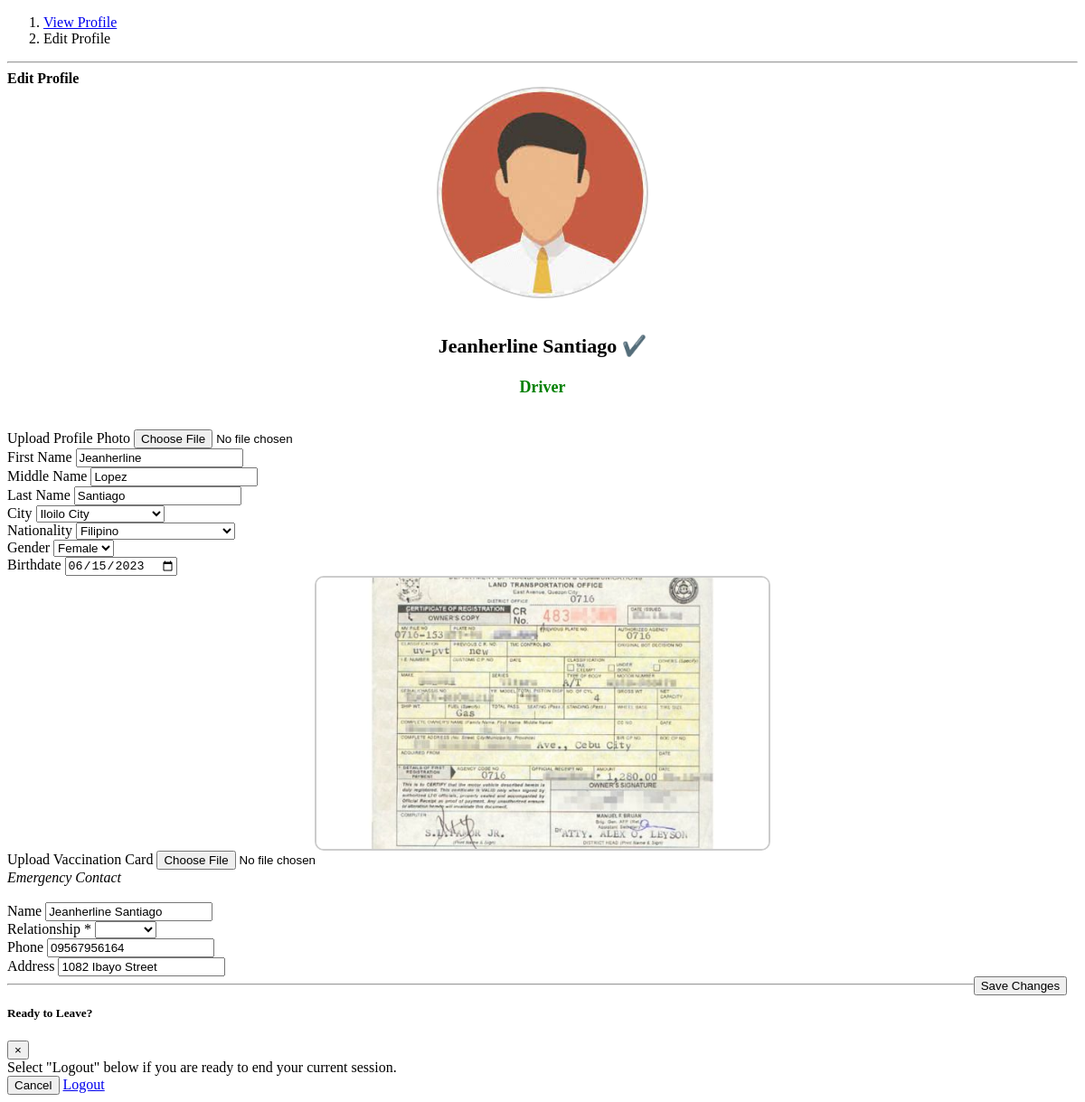
Page /user/editProfile.php (signed in) on the committed database.
### tables this page shows
CREATE TABLE `user_profile` (
  `user_id` int(11) NOT NULL,
  `profile_photo` varchar(255) DEFAULT NULL,
  `first_name` varchar(30) NOT NULL,
  `middle_name` varchar(30) NOT NULL,
  `last_name` varchar(30) NOT NULL,
  `city_id` int(11) NOT NULL,
  `nationality` varchar(30) NOT NULL,
  `gender` varchar(10) NOT NULL,
  `birthdate` date NOT NULL,
  `email` varchar(50) NOT NULL,
  `password` varchar(255) NOT NULL,
  `ticket_balance` varchar(255) NOT NULL,
  `role` varchar(255) NOT NULL,
  `is_vaxxed` tinyint(1) NOT NULL DEFAULT 0,
  `vax_card` varchar(255) DEFAULT NULL,
  `is_agree` tinyint(1) NOT NULL DEFAULT 1,
  `created_at` timestamp NOT NULL DEFAULT current_timestamp(),
  `updated_at` timestamp NOT NULL DEFAULT current_timestamp() ON UPDATE current_timestamp()
);

CREATE TABLE `city` (
  `city_id` int(11) NOT NULL,
  `city_name` varchar(100) NOT NULL,
  `province` varchar(100) DEFAULT NULL,
  `region` varchar(100) DEFAULT NULL,
  `created_at` timestamp NOT NULL DEFAULT current_timestamp(),
  `updated_at` timestamp NOT NULL DEFAULT current_timestamp() ON UPDATE current_timestamp()
);

CREATE TABLE `emergency` (
  `emergency_id` int(11) NOT NULL,
  `user_id` int(11) NOT NULL,
  `name` varchar(50) NOT NULL,
  `relationship` varchar(20) NOT NULL,
  `phone` varchar(15) NOT NULL,
  `address` varchar(100) NOT NULL,
  `created_at` timestamp NOT NULL DEFAULT current_timestamp(),
  `updated_at` timestamp NOT NULL DEFAULT current_timestamp() ON UPDATE current_timestamp()
);

### user/editProfile.php (the view, shortened to what this page needs)
<?php
include('../db.php');
$userid = $_SESSION['user_id'];
$stmt = $db->prepare("SELECT * FROM user_profile WHERE user_id = ?");
$stmt->bind_param("i", $userid);
$stmt->execute();
$result = $stmt->get_result();
if ($result->num_rows == 1) {
    $row = $result->fetch_assoc();
    $first_name = $row['first_name'];
    $last_name = $row['last_name'];
    $profile_photo = $row['profile_photo'];
    $middle_name = $row['middle_name'];
    $city_id = $row['city_id'];
    $nationality = $row['nationality'];
    $gender = $row['gender'];
    $birthdate = $row['birthdate'];
    $role = $row['role'];
    $vax_card = $row['vax_card'];
}
?>
<!DOCTYPE html>
<html lang="en">
<link href="vendor/css/user.css" rel="stylesheet">
<body id="page-top">
    <div id="wrapper">
        <div id="content-wrapper">
            <div class="container-fluid">
                <ol class="breadcrumb">
                    <li class="breadcrumb-item">
                        <a href="viewProfile.php">View Profile</a>
                    </li>
                    <li class="breadcrumb-item active">Edit Profile</li>
                </ol>
                <hr>
                <div class="card">
                    <div class="card-header">
                        <b>Edit Profile</b>
                    </div>
                    <div class="card-body">
                        <div class="profile-photo">
                            <?php if (!empty($profile_photo)) { ?>
                                <img src="../assets/img/profile-photo/<?php echo $profile_photo; ?>" alt="Profile Photo" class="photo-preview">
                            <?php } else { ?>
                                <img src="../assets/img/default-profile-photo.jpg" alt="Default Profile Photo" class="photo-preview">
                            <?php } ?>
                        </div>
                        <br>
                        <p class="role" style="font-size: 22px; font-weight: bold;
                                                text-align: center; color: #000;">
                            <?php echo $first_name . " " . $last_name; ?> ✔️</p>
                        <p class="role" style="font-size: 18px; font-weight: bold;
                                                text-align: center; color: green;">
                            <?php echo $role; ?></p>
                        <br>
                        <form method="POST" autocomplete="on" enctype="multipart/form-data">
                            <div class="form-group">
                                <label for="profile_photo">Upload Profile Photo</label>
                                <input type="file" class="form-control" id="profile_photo" name="profile_photo" accept=".jpg,.jpeg,.png" value="<?php echo isset($_POST['profile_photo']) ? $_POST['profile_photo'] : $profile_photo; ?>">
                                <br>
                            </div>
                            <div class="form-group">
                                <label for="first_name">First Name</label>
                                <input type="text" class="form-control" value="<?php echo isset($_POST['first_name']) ? $_POST['first_name'] : $first_name; ?>" name="first_name"><br>
                            </div>
                            <div class="form-group">
                                <label for="middle_name">Middle Name</label>
                                <input type="text" class="form-control" value="<?php echo isset($_POST['middle_name']) ? $_POST['middle_name'] : $middle_name; ?>" name="middle_name"><br>
                            </div>
                            <div class="form-group">
                                <label for="last_name">Last Name</label>
                                <input type="text" class="form-control" value="<?php echo isset($_POST['last_name']) ? $_POST['last_name'] : $last_name; ?>" name="last_name"><br>
                            </div>
                            <div class="form-group">
                                <label for="city_id">City</label>
                                <select class="form-control" name="city_id">
                                    <?php
                                    $stmt = $db->prepare("SELECT city_id, city_name FROM city");
                                    $stmt->execute();
                                    $result = $stmt->get_result();
                                    while ($row = $result->fetch_assoc()) {
                                        $cityId = $row['city_id'];
                                        $cityName = $row['city_name'];
                                    ?>
                                        <option value="<?php echo $cityId; ?>" <?php if ($cityId == $city_id) echo 'selected'; ?>><?php echo $cityName; ?></option>
                                    <?php
                                    }
                                    ?>
                                </select>
                                <br>
                            </div>
                            <div class="form-group">
                                <label for="nationality">Nationality</label>
                                <select class="form-control" id="nationality" name="nationality">
                                    <?php if (!empty($nationality)) { ?>
                                        <option value="<?php echo isset($_POST['nationality']) ? $_POST['nationality'] : $nationality; ?>" selected><?php echo isset($_POST['nationality']) ? $_POST['nationality'] : $nationality; ?></option>
                                    <?php } else { ?>
                                        <option value="" selected disabled>Select Nationality</option>
                                    <?php } ?>
                                </select>
                                <br>
                            </div>
                            <div class="form-group">
                                <label for="gender">Gender</label>
                                <select class="form-control" name="gender" id="gender">
                                    <option value="Female" <?php if ($gender == "Female") echo 'selected'; ?>>Female</option>
                                </select>
                                <br>
                            </div>
                            <div class="form-group">
                                <label for="birthdate">Birthdate</label>
                                <input type="date" class="form-control" value="<?php echo isset($_POST['birthdate']) ? $_POST['birthdate'] : $birthdate; ?>" name="birthdate"><br>
                            </div>
                            <div class="vax-card">
                                <?php if (!empty($vax_card)) { ?>
                                    <img src="../assets/img/vax-card/<?php echo $vax_card; ?>" alt="Vaccination Card" class="card-preview">
                                <?php } else { ?>
                                    <img src="../assets/img/default-vax-card.jpg" alt="Default Vaccination Card" class="card-preview">
                                <?php } ?>
                            </div>
                            <div class="form-group">
                                <label for="vax_card">Upload Vaccination Card</label>
                                <input type="file" class="form-control" id="vax_card" name="vax_card" accept=".jpg,.jpeg,.png" value="<?php echo isset($_POST['vax_card']) ? $_POST['vax_card'] : (isset($vax_card) ? $vax_card : ''); ?>">
                                <br>
                            </div>
                            <?php
                            $stmt = $db->prepare("SELECT * FROM emergency WHERE user_id = ?");
                            $stmt->bind_param("s", $userid);
                            $stmt->execute();
                            $result = $stmt->get_result();
                            if ($result->num_rows == 1) {
                                $row = $result->fetch_assoc();
                                $name = isset($row['name']) ? $row['name'] : "";
                                $relationship = isset($row['relationship']) ? $row['relationship'] : "";
                                $phone = isset($row['phone']) ? $row['phone'] : "";
                                $address = isset($row['address']) ? $row['address'] : "";
                            ?>
                                <em>Emergency Contact</em><br><br>
                                <div class="form-group">
                                    <label for="name">Name</label>
                                    <input type="text" class="form-control disabled-input" value="<?php echo isset($_POST['name']) ? $_POST['name'] : $name; ?>" name="name"><br>
                                </div>
                                <div class="form-group">
                                    <label for="relationship">Relationship<span class="text-danger"> *</span></label>
                                    <select class="form-control" name="relationship" id="relationship">
                                        <option value="<?php echo isset($_POST['relationship']) ? $_POST['relationship'] : $relationship; ?>" selected disabled></option>
                                        <option value="Spouse">Spouse</option>
                                    </select>
                                    <br>
                                </div>
                                <div class="form-group">
                                    <label for="phone">Phone</label>
                                    <input type="text" class="form-control disabled-input" value="<?php echo isset($_POST['phone']) ? $_POST['phone'] : $phone; ?>" name="phone"><br>
                                </div>
                                <div class="form-group">
                                    <label for="address">Address</label>
                                    <input type="text" class="form-control disabled-input" value="<?php echo isset($_POST['address']) ? $_POST['address'] : $address; ?>" name="address"><br>
                                </div>
                            <?php
                            }
                            ?>
                            <button type="submit" style="float:right; margin-right: 1%;" name="submit" id="submit" class="btn btn-success">Save Changes</button>
                        </form>
                    </div>
                </div>
                <hr>
            </div>
        </div>
        <div class="modal fade" id="logoutModal" tabindex="-1" role="dialog" aria-labelledby="exampleModalLabel" aria-hidden="true">
            <div class="modal-dialog" role="document">
                <div class="modal-content">
                    <div class="modal-header">
                        <h5 class="modal-title" id="exampleModalLabel">Ready to Leave?</h5>
                        <button class="close" type="button" data-dismiss="modal" aria-label="Close">
                            <span aria-hidden="true">×</span>
                        </button>
                    </div>
                    <div class="modal-body">Select "Logout" below if you are ready to end your current session.</div>
                    <div class="modal-footer">
                        <button class="btn btn-secondary" type="button" data-dismiss="modal">Cancel</button>
                        <a class="btn btn-danger" href="../logout.php">Logout</a>
                    </div>
                </div>
            </div>
        </div>
</body>
</html>

### rows in the picture
user_profile: profile_photo (picture), first_name "Jeanherline", last_name "Santiago", role "Driver", middle_name "Lopez", city_id "Iloilo City", nationality "Filipino", gender "Female", birthdate "06/15/2023", vax_card (picture)
emergency: name "Jeanherline Santiago", phone "09567956164", address "1082 Ibayo Street"
